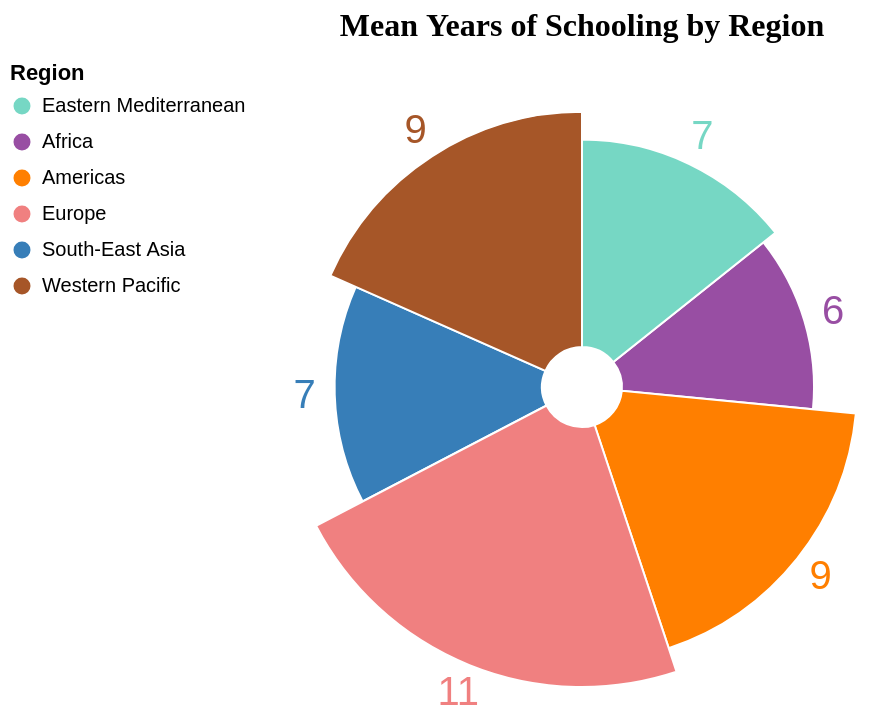

The Vega-Lite source for this figure:
### Vega-Lite specification from a JSON file in a GitHub repository (floating-point values rounded to 4 significant figures)
{"$schema": "https://vega.github.io/schema/vega-lite/v5.json", "data": {"values": [{"Region": "Africa", "Mean Years of Schooling": 6, "GDP": 35734, "Population": 15425333, "GDP_Per_Capita": 4824, "Life_Expectancy": 64}, {"Region": "South-East Asia", "Mean Years of Schooling": 7, "GDP": 519175, "Population": 159646923, "GDP_Per_Capita": 10386, "Life_Expectancy": 72}, {"Region": "Eastern Mediterranean", "Mean Years of Schooling": 7, "GDP": 270848, "Population": 41850000, "GDP_Per_Capita": 16282, "Life_Expectancy": 74}, {"Region": "Western Pacific", "Mean Years of Schooling": 9, "GDP": 890636, "Population": 82578348, "GDP_Per_Capita": 12509, "Life_Expectancy": 74}, {"Region": "Americas", "Mean Years of Schooling": 9, "GDP": 767548, "Population": 25237220, "GDP_Per_Capita": 19695, "Life_Expectancy": 76}, {"Region": "Europe", "Mean Years of Schooling": 11, "GDP": 426759, "Population": 16649548, "GDP_Per_Capita": 34355, "Life_Expectancy": 78}], "name": "table"}, "width": 300, "height": 325, "layer": [{"mark": {"type": "arc", "innerRadius": 20, "stroke": "#fff"}, "encoding": {"tooltip": [{"field": "Region", "type": "nominal"}, {"field": "GDP", "type": "quantitative"}, {"field": "Population", "type": "quantitative"}, {"field": "GDP_Per_Capita", "type": "quantitative", "title": "GDP Per Capita"}, {"field": "Life_Expectancy", "type": "quantitative", "title": "Life Expectancy"}, {"field": "Mean Years of Schooling", "type": "quantitative"}], "radius": {"field": "Mean Years of Schooling", "scale": {"type": "sqrt", "zero": true, "rangeMin": 20}}}}, {"mark": {"type": "text", "radiusOffset": 15, "size": 20, "color": "black", "angle": 0}, "encoding": {"text": {"field": "Mean Years of Schooling", "type": "quantitative"}, "theta": {"field": "Mean Years of Schooling", "type": "quantitative"}, "radius": {"field": "Mean Years of Schooling", "type": "quantitative"}}}], "encoding": {"theta": {"field": "Mean Years of Schooling", "type": "quantitative", "stack": true, "sort": "descending"}, "color": {"field": "Region", "type": "nominal", "scale": {"domain": ["Eastern Mediterranean", "Africa", "Americas", "Europe", "South-East Asia", "Western Pacific"], "range": ["#76D7C4", "#984ea3", "#ff7f00", "#F08080", "#377eb8", "#a65628"]}, "legend": {"orient": "left"}}}, "title": {"text": "Mean Years of Schooling by Region", "font": "Futura", "fontSize": 16, "fontWeight": "bold", "anchor": "middle", "offset": 10}}
